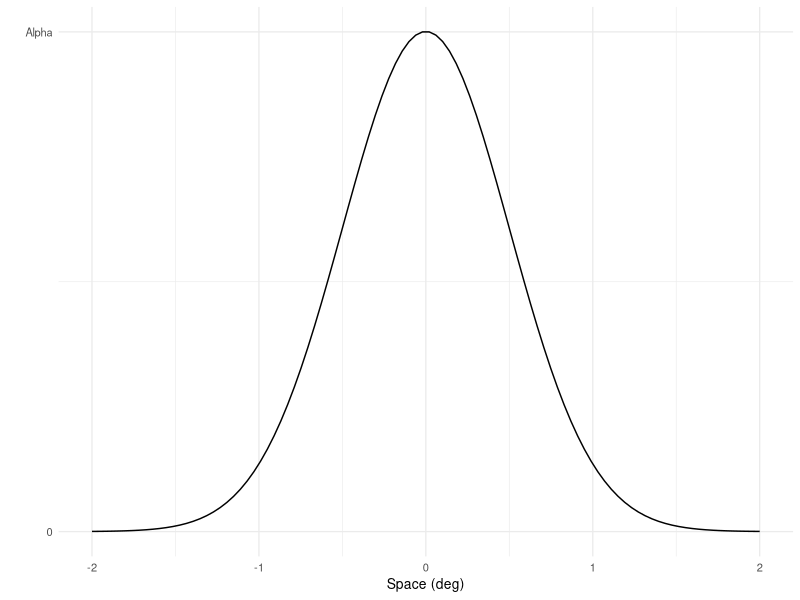
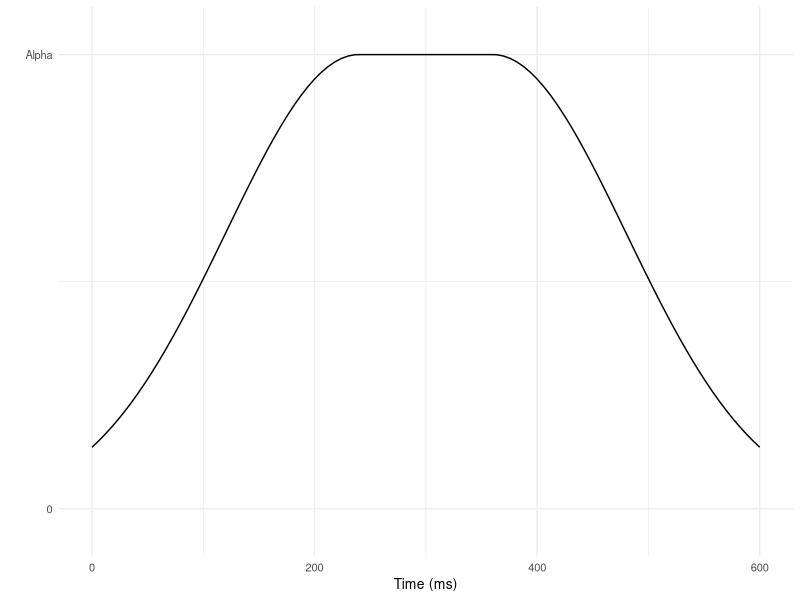

The R script that drew these images, in order:
## plots of spatial and temporal windows of contrast increments...

library(ggplot2)

x <- seq(-2, 2, l = 100)
t <- seq(0, 600, l = 100)

y_x <- dnorm(x, mean = 0, sd = 0.5)

y_x <- y_x / max(y_x)

y_t <- c(dnorm(t[1:50], mean = 240, sd = 120), dnorm(t[51:100], mean = 360, sd = 120))

y_t[t >= 240 & t <= 360] <- max(y_t)
y_t <- y_t / max(y_t)

# do plots:
fig <- qplot(x, y_x, geom = "line") + 
  xlab("Space (deg)") + ylab("") + 
  scale_y_continuous(breaks = c(0, 1), labels = c(0, "Alpha")) + 
  theme_minimal(base_size=10)

ggsave(file=paste0(getwd(),'/figs/envelope_space.pdf'),width=2,height=1.5)

fig <- qplot(t, y_t, geom = "line") + 
  xlab("Time (ms)") + ylab("") + 
  scale_y_continuous(breaks = c(0, 1), labels = c(0, "Alpha")) + 
  coord_cartesian(ylim = c(-0.05, 1.05)) +
  theme_minimal(base_size=10)

ggsave(file=paste0(getwd(),'/figs/envelope_time.pdf'),width=2,height=1.5)
